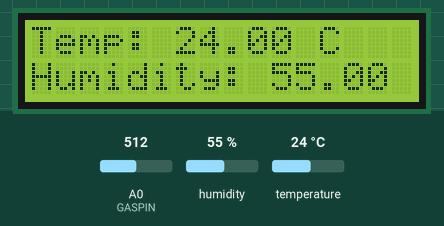
The sketch below on a simulated Arduino Uno, built with avr-gcc and run on an emulated ATmega328P. On the bench: 16×2 character LCD. Inputs (shaded band) come from the test bench; at power-on: humidity 55 %, temperature 24 °C, A0 (GASPIN) = 512. What the sketch prints to the serial monitor is not drawn.

Above: at 1.2 s.
1.3 s: humidity set to 22 %
At 3.5 s:
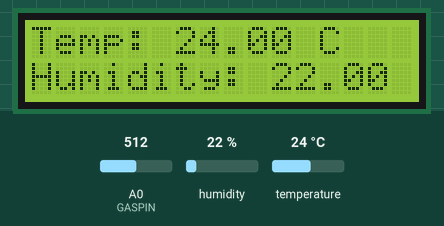
4.0 s: temperature set to 12 °C
At 5.5 s:
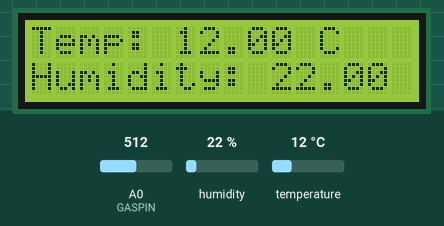
6.7 s: humidity set to 40 %
At 9.3 s:
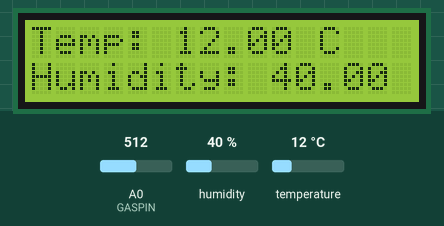
9.6 s: temperature set to 19 °C
At 11.4 s:
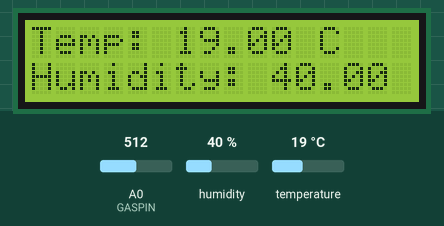
Timing chart, 0 to 12.9 s (numbered marks = the images above; inputs shaded):
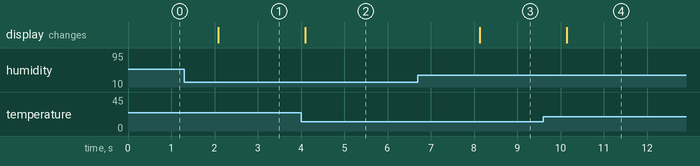

The sketch:

temperaure_and_humidity.ino
```cpp
#include <dht.h>
#include <LiquidCrystal.h>

#define DHTPIN 2
#define GASPIN A0
#define DHTTYPE DHT11

dht DHT;
LiquidCrystal lcd(12, 11, 5, 4, 3, 2);

void setup() {
  Serial.begin(9600);
  lcd.begin(16, 2);
}

void loop() {

  int chk = DHT.read(DHTPIN);
  float temperature = DHT.temperature;
  float humidity = DHT.humidity;

  int gasValue = analogRead(GASPIN);

  lcd.clear();
  lcd.setCursor(0, 0);
  lcd.print("Temp: ");
  lcd.print(temperature);
  lcd.print(" C");
  lcd.setCursor(0, 1);
  lcd.print("Humidity: ");
  lcd.print(humidity);
  lcd.print(" %");

  Serial.print("Gas Value: ");
  Serial.println(gasValue);

  delay(2000);
}
```

Measured:
- after the input at 1.3 s, the display: changes after 0.79 s (image 1)
- after the input at 4.0 s, the display: changes after 0.10 s (image 2)
- after the input at 6.7 s, the display: changes after 1.4 s (image 3)
- after the input at 9.6 s, the display: changes after 0.54 s (image 4)
